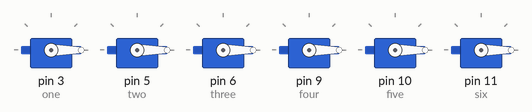
This sketch was run on a simulated Arduino Uno, built with avr-gcc and run on an emulated ATmega328P. Parts: 6 × servo.

Above: at 0.1 s.
At 3.1 s:
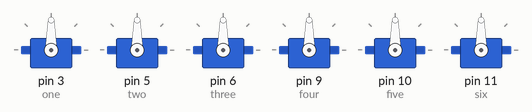
At 6.1 s:
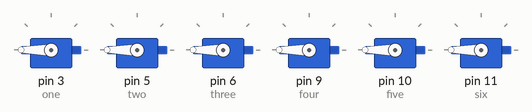
Timing chart, 0 to 7.6 s (numbered marks = the images above):
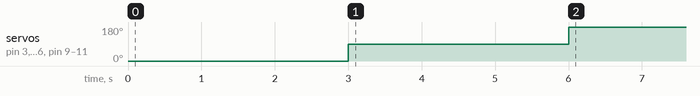

The sketch:

servo_setup.ino
```cpp
#include <Servo.h>

Servo one;
Servo two;
Servo three;
Servo four;
Servo five;
Servo six;

void setup() {
  // put your setup code here, to run once:
  one.attach(3);
  two.attach(5);
  three.attach(6);
  four.attach(9);
  five.attach(10);
  six.attach(11);

  one.write(0);
  two.write(0);
  three.write(0);
  four.write(0);
  five.write(0);
  six.write(0);
  delay(3000);
  one.write(90);
  two.write(90);
  three.write(90);
  four.write(90);
  five.write(90);
  six.write(90);
  delay(3000);
  one.write(180);
  two.write(180);
  three.write(180);
  four.write(180);
  five.write(180);
  six.write(180);
  delay(5000);
}

void loop() {
  // put your main code here, to run repeatedly:

}
```
